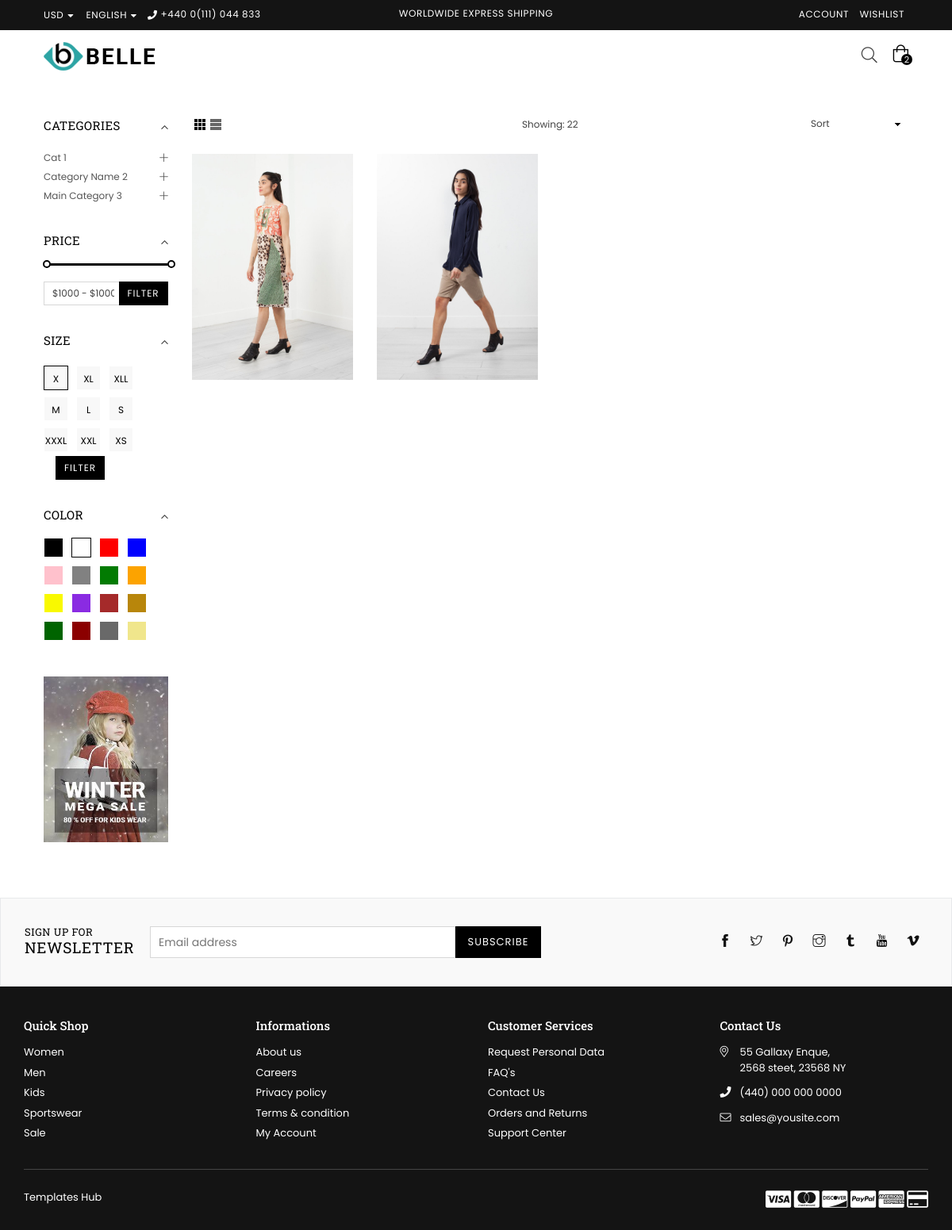
The app's page /CategoryFilter/1/ with its own data.
### shop/models.py (models this page shows, shortened)
class Category(models.Model):
    category_name = models.CharField(max_length=225)

class Items(models.Model):
    item_name = models.CharField(max_length=225)
    category = models.ForeignKey(subCategory,on_delete=models.CASCADE)
    sell_price = models.FloatField(default=0.00)
    balance_qty = models.IntegerField(default=0)
    photo = models.ImageField(upload_to='', blank=True, null=True)
    photo2 = models.ImageField(upload_to='', blank=True, null=True)
    photo3 = models.ImageField(upload_to='', blank=True, null=True)
    photo4 = models.ImageField(upload_to='', blank=True, null=True)
    itm_description = models.CharField(max_length=225,blank=True, null=True)

### shop/views.py (the view)
# urls.py: path('CategoryFilter/<int:id>/', CategoryFilter.as_view(), name='CategoryFilter'),
class CategoryFilter(View):
    def get(self, request,*args, **kwargs):
        cat = Category.objects.all()
        cart_id = self.request.session.get('cart_id', None)
        c_id = kwargs['id']
        subcat = subCategory.objects.get(id = c_id)
        itm = Items.objects.filter(category=subcat)
        if cart_id:
            cart = Cart.objects.get(id=cart_id)
            context = {'itm':itm, 'cart':cart, 'cat':cat}
            return render(request, 'shop.html', context)
        else:
            cart = None
            context = {'itm':itm, 'cart':cart, 'cat':cat}
            return render(request, 'shop.html', context)

### templates/shop.html (shortened to what this page needs)
{% extends 'base.html' %}
{% load static %}
{% block content %}
<div class="container-fluid">
    <div class="row" id="shoppagerow">
        <div class="col-12 col-sm-12 col-md-3 col-lg-2 sidebar filterbar">
            <div class="sidebar_tags">
                <div class="sidebar_widget categories filter-widget">
                    <div class="widget-title">
                        <h2>Categories</h2>
                    </div>
                    <div class="widget-content">
                        <ul class="sidebar_categories">
                            {% for i in cat %}
                            <li class="level1 sub-level"><a href="#;" class="site-nav">{{i.category_name}}</a>
                            </li>
                            {% endfor %}
                        </ul>
                    </div>
                </div>
                <div class="sidebar_widget filterBox filter-widget">
                    <div class="widget-title">
                        <h2>Price</h2>
                    </div>
                    <form action="#" method="post" class="price-filter">
                        <div id="slider-range"
                            class="ui-slider ui-slider-horizontal ui-widget ui-widget-content ui-corner-all">
                            <span class="ui-slider-handle ui-state-default ui-corner-all" tabindex="0"></span>
                            <span class="ui-slider-handle ui-state-default ui-corner-all" tabindex="0"></span>
                        </div>
                        <div class="row">
                            <div class="col-6">
                                <p class="no-margin"><input id="amount" type="text"></p>
                            </div>
                            <div class="col-6 text-right margin-25px-top">
                                <button class="btn btn-secondary btn--small">filter</button>
                            </div>
                        </div>
                    </form>
                </div>
                <div class="sidebar_widget filterBox filter-widget size-swacthes">
                    <div class="widget-title">
                        <h2>Size</h2>
                    </div>
                    <div class="filter-color swacth-list">
                        <ul>
                            <li><span class="swacth-btn checked">X</span></li>
                            <li><span class="swacth-btn">XL</span></li>
                            <li><span class="swacth-btn">XLL</span></li>
                            <li><span class="swacth-btn">M</span></li>
                            <li><span class="swacth-btn">L</span></li>
                            <li><span class="swacth-btn">S</span></li>
                            <li><span class="swacth-btn">XXXL</span></li>
                            <li><span class="swacth-btn">XXL</span></li>
                            <li><span class="swacth-btn">XS</span></span></li>
                        </ul>
                    </div>
                    <div class="col-6 text-right margin-25px-top">
                        <button class="btn btn-secondary btn--small">filter</button>
                    </div>
                </div>
                <div class="sidebar_widget filterBox filter-widget">
                    <div class="widget-title">
                        <h2>Color</h2>
                    </div>
                    <div class="filter-color swacth-list clearfix">
                        <span class="swacth-btn black"></span>
                        <span class="swacth-btn white checked"></span>
                        <span class="swacth-btn red"></span>
                        <span class="swacth-btn blue"></span>
                        <span class="swacth-btn pink"></span>
                        <span class="swacth-btn gray"></span>
                        <span class="swacth-btn green"></span>
                        <span class="swacth-btn orange"></span>
                        <span class="swacth-btn yellow"></span>
                        <span class="swacth-btn blueviolet"></span>
                        <span class="swacth-btn brown"></span>
                        <span class="swacth-btn darkGoldenRod"></span>
                        <span class="swacth-btn darkGreen"></span>
                        <span class="swacth-btn darkRed"></span>
                        <span class="swacth-btn dimGrey"></span>
                        <span class="swacth-btn khaki"></span>
                    </div>
                </div>
                <div class="sidebar_widget static-banner">
                    <img src="assets/images/side-banner-2.jpg" alt="" />
                </div>
            </div>
        </div>
        <div class="col-12 col-sm-12 col-md-9 col-lg-10 main-col">
            <div class="productList">
                <div class="toolbar">
                    <div class="filters-toolbar-wrapper">
                        <div class="row">
                            <div
                                class="col-4 col-md-4 col-lg-4 filters-toolbar__item collection-view-as d-flex justify-content-start align-items-center">
                                <a href="#" title="Grid View" class="change-view change-view--active">
                                    <img src="{% static 'assets/images/grid.jpg' %}" alt="Grid" />
                                </a>
                                <a href="#" title="List View" class="change-view">
                                    <img src="{% static 'assets/images/list.jpg' %}" alt="List" />
                                </a>
                            </div>
                            <div
                                class="col-4 col-md-4 col-lg-4 text-center filters-toolbar__item filters-toolbar__item--count d-flex justify-content-center align-items-center">
                                <span class="filters-toolbar__product-count">Showing: 22</span>
                            </div>
                            <div class="col-4 col-md-4 col-lg-4 text-right">
                                <div class="filters-toolbar__item">
                                    <select name="SortBy" id="SortBy"
                                        class="filters-toolbar__input filters-toolbar__input--sort">
                                        <option value="title-ascending" selected="selected">Sort</option>
                                    </select>
                                </div>
                            </div>
                        </div>
                    </div>
                </div>
                <div class="grid-products grid--view-items">
                    <div class="row">
                        {% for i in itm %}
                        <div class="col-6 col-sm-6 col-md-4 col-lg-3 grid-view-item style2 item">
                            <div class="grid-view_image">
                                <a href="/internecom/" class="grid-view-item__link">
                                    <img class="grid-view-item__image primary blur-up lazyload"
                                        data-src="{{i.photo.url}}" src="{{i.photo.url}}" alt="image" title="product">
                                </a>
                            </div>
                        </div>
                        {% endfor %}
                    </div>
                </div>
            </div>
        </div>
    </div>
</div>
{% endblock content %}

### records on screen
Category: category_name "Cat 1"
Category: category_name "Category Name 2"
Category: category_name "Main Category 3"
Items: photo (picture)
Items: photo (picture)
